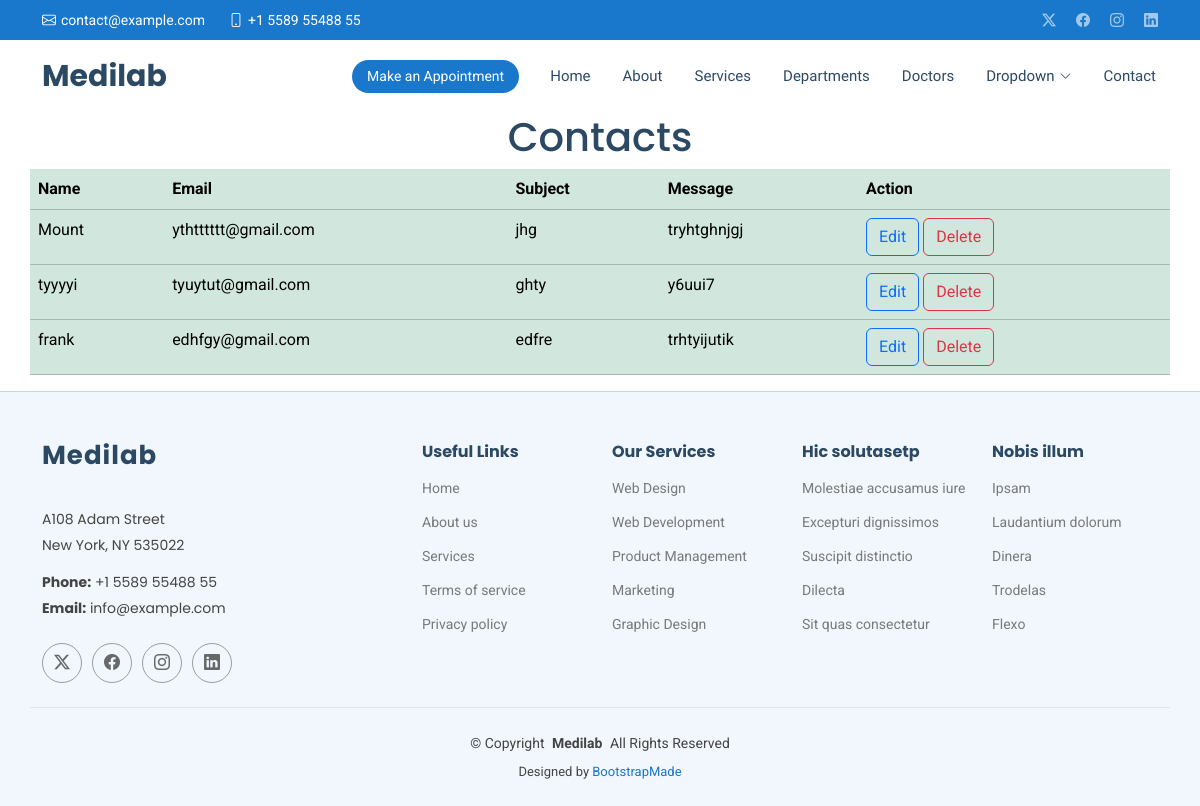
Page /showcontact/ on the committed database.
### myapp/models.py (models this page shows, shortened)
class Contact(models.Model):
    name=models.CharField(max_length=100)
    email= models.EmailField()
    subject=models.CharField(max_length=20)
    message=models.TextField()

### myapp/views.py (the view)
# urls.py: path('showcontact/', views.showcontact, name='showcontact'),
def showcontact(request):
    allcontacts= Contact.objects.all()
    return render(request, 'showcontact.html', {'allcontacts': allcontacts})

### templates/showcontact.html
{% extends 'starter-page.html' %}
{% load static %}
{% block content %}
    <h1 class="text-center">Contacts</h1>
     <table class="table table-success container ">
     <tr>
         <th>Name</th>
         <th>Email</th>
         <th>Subject</th>
         <th>Message</th>
         <th>Action</th>
     </tr>
     {% for contacts in allcontacts  %}
         <tr>
         <td>{{ contacts.name }}</td>
         <td>{{ contacts.email }}</td>
         <td>{{ contacts.subject }}</td>
         <td>{{ contacts.message }}</td>
         <td>
                 <a href="" class="btn btn-outline-primary">Edit</a>
                 <a href="/deletecontact/{{ contacts.id }}" class="btn btn-outline-danger">Delete</a>
             </td>
         </tr>
     {% endfor %}
     </table>
{% endblock %}

### static/assets/css/main.css (style rules this page uses)
:root { --default-font: "Roboto", system-ui, -apple-system, "Segoe UI", Roboto, "Helvetica Neue", Arial, "Noto Sans", "Liberation Sans", sans-serif, "Apple Color Emoji", "Segoe UI Emoji", "Segoe UI Symbol", "Noto Color Emoji"; --heading-font: "Poppins", sans-serif; --nav-font: "Raleway", sans-serif; }
:root { --background-color: #ffffff; --default-color: #444444; --heading-color: #2c4964; --accent-color: #1977cc; --surface-color: #ffffff; --contrast-color: #ffffff; }
:root { --nav-color: #2c4964; --nav-hover-color: #1977cc; --nav-mobile-background-color: #ffffff; --nav-dropdown-background-color: #ffffff; --nav-dropdown-color: #2c4964; --nav-dropdown-hover-color: #1977cc; }
:root { scroll-behavior: smooth; }
body { color: var(--default-color); background-color: var(--background-color); font-family: var(--default-font); }
a { color: var(--accent-color); text-decoration: none; transition: 0.3s; }
h1, h2, h3, h4, h5, h6 { color: var(--heading-color); font-family: var(--heading-font); }

### rows in the picture
Contact: name "Mount", email "ythtttttt@gmail.com", subject "jhg", message "tryhtghnjgj"
Contact: name "tyyyyi", email "tyuytut@gmail.com", subject "ghty", message "y6uui7"
Contact: name "frank", email "edhfgy@gmail.com", subject "edfre", message "trhtyijutik"
